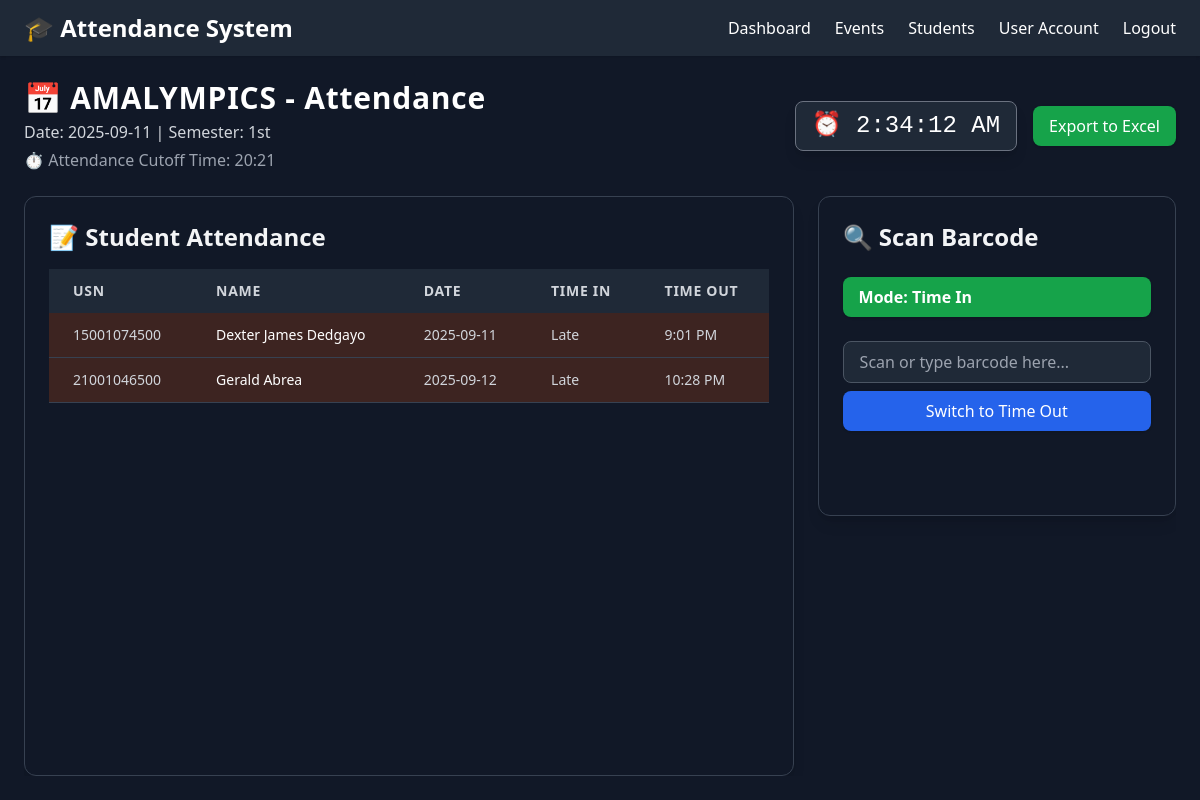
The app's page /attendance/14 (signed in), older data.
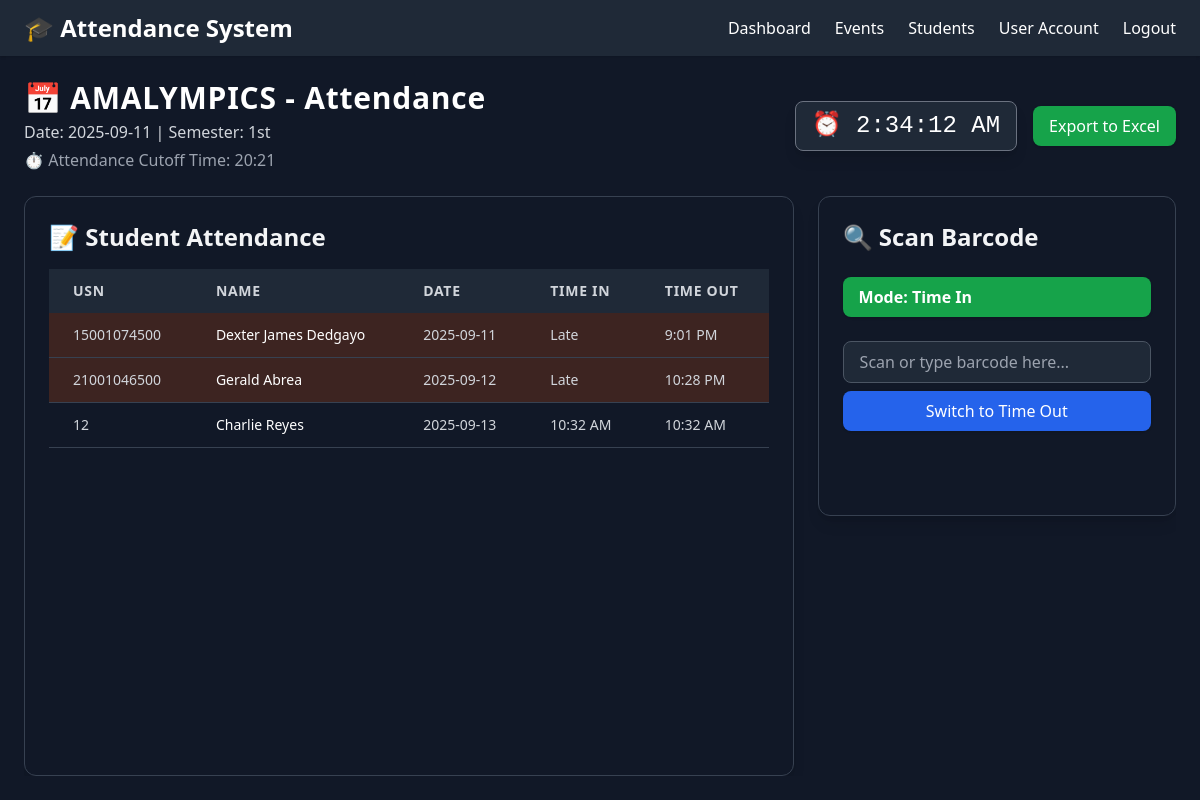
The same page, newer data.
### tables this page shows
CREATE TABLE events (
    id INTEGER PRIMARY KEY AUTOINCREMENT,
    event_name TEXT NOT NULL,
    event_date TEXT NOT NULL,
    semester TEXT NOT NULL
, cutoff_time TEXT);

CREATE TABLE event_attendance (
    id INTEGER PRIMARY KEY AUTOINCREMENT,
    event_id INTEGER NOT NULL,
    usn TEXT NOT NULL,
    date TEXT NOT NULL,
    time_in TEXT,
    time_out TEXT,
    FOREIGN KEY (event_id) REFERENCES events (id) ON DELETE CASCADE,
    FOREIGN KEY (usn) REFERENCES student_info (usn) ON DELETE CASCADE
);

CREATE TABLE student_info (
    usn TEXT PRIMARY KEY,          -- Use TEXT to safely store long IDs like 22000745800
    name TEXT NOT NULL,
    course TEXT NOT NULL,
    contact TEXT
);

### app/routes/events.py (the view)
@bp.route("/attendance/<int:event_id>")
@login_required
def view_attendance(event_id):
    conn = get_db_connection()
    cur = conn.cursor()
    cur.execute("SELECT * FROM events WHERE id=?", (event_id,))
    event = cur.fetchone()
    if not event:
        conn.close()
        flash("Event not found.", "error")
        return redirect(url_for("event.event"))
    event = dict(event)
    cur.execute("""
        SELECT ea.*, si.name
        FROM event_attendance ea
        LEFT JOIN student_info si ON ea.usn = si.usn
        WHERE ea.event_id=?
        ORDER BY ea.date ASC
    """, (event_id,))
    attendance = [dict(row) for row in cur.fetchall()]
    conn.close()
    return render_template(
        "event_attendance.html",
        event=event,
        attendance=attendance,
        event_id=event['id'],
        user_name=session.get("username", "Officer")
    )

### app/routes/events.py (called while the page is built)
def get_db_connection():
    conn = sqlite3.connect(DB_PATH)
    conn.row_factory = sqlite3.Row
    return conn

def login_required(func):
    from functools import wraps
    @wraps(func)
    def wrapper(*args, **kwargs):
        if "user_id" not in session:
            flash("⚠️ Please login first.", "warning")
            return redirect(url_for("auth.login"))
        return func(*args, **kwargs)
    return wrapper

### app/templates/event_attendance.html (shortened to what this page needs)
{% extends "base.html" %}
{% block content %}
<div class="p-6 flex flex-col gap-6 h-screen">
  <div class="flex flex-col md:flex-row md:justify-between md:items-center gap-4">
    <div>
      <h2 class="text-3xl font-bold text-white tracking-wide">📅 {{ event.event_name }} - Attendance</h2>
      <p class="text-gray-300 mt-1">Date: {{ event.event_date }} | Semester: {{ event.semester }}</p>
      {% if event.cutoff_time %}
      <p class="text-gray-400 mt-1">⏱ Attendance Cutoff Time: {{ event.cutoff_time }}</p>
      {% endif %}
    </div>
    <div class="flex gap-4 items-center">
      <div id="liveClockContainer"
           class="text-white font-mono text-2xl px-4 py-2 rounded-lg border border-gray-500 bg-gray-800 shadow-lg">
        ⏰ <span id="liveClock">--:--:--</span>
      </div>
     <a href="{{ url_for('event.export_excel', event_id=event.id) }}"
   class="bg-green-600 hover:bg-green-700 text-white px-4 py-2 rounded-lg shadow">
   Export to Excel
</a>
    </div>
  </div>
  <div class="flex flex-col lg:flex-row gap-6 flex-1 overflow-hidden">
    <div class="lg:flex-[0.7] bg-gray-900 border border-gray-700 rounded-xl shadow-lg p-6 flex flex-col overflow-hidden">
      <h3 class="text-2xl font-semibold text-gray-100 mb-4">📝 Student Attendance</h3>
      <div class="flex-1 overflow-y-auto max-h-[75vh]">
        <table class="min-w-full border-collapse text-sm">
          <thead class="bg-gray-800 text-gray-300 uppercase tracking-wider sticky top-0 z-10">
            <tr>
              <th class="px-6 py-3 text-left">USN</th>
              <th class="px-6 py-3 text-left">Name</th>
              <th class="px-6 py-3 text-left">Date</th>
              <th class="px-6 py-3 text-left">Time In</th>
              <th class="px-6 py-3 text-left">Time Out</th>
            </tr>
          </thead>
          <tbody id="attendanceTableBody">
            {% if attendance %}
            {% for record in attendance %}
            <tr class="border-b border-gray-700 hover:bg-gray-800 transition {% if record.time_in == 'Late' %}bg-orange-600 bg-opacity-20{% endif %}" data-usn="{{ record.usn }}">
              <td class="px-6 py-3 text-gray-300">{{ record.usn }}</td>
              <td class="px-6 py-3 text-white">{{ record.name }}</td>
              <td class="px-6 py-3 text-gray-300">{{ record.date }}</td>
              <td class="px-6 py-3 text-gray-300">{{ record.time_in or "-" }}</td>
              <td class="px-6 py-3 text-gray-300">{{ record.time_out or "-" }}</td>
            </tr>
            {% endfor %}
            {% else %}
            <tr>
              <td colspan="5" class="text-center text-gray-400 py-4">No attendance records yet.</td>
            </tr>
            {% endif %}
          </tbody>
        </table>
      </div>
    </div>
    <div class="lg:flex-[0.3] bg-gray-900 border border-gray-700 rounded-xl shadow-lg p-6 flex flex-col gap-4 max-h-[40vh]">
      <h3 class="text-2xl font-semibold text-gray-100 mb-2">🔍 Scan Barcode</h3>
      <span id="modeIndicator"
            class="px-4 py-2 rounded-lg text-white font-bold bg-green-600 shadow mb-2">
        Mode: Time In
      </span>
      <form id="attendanceForm" class="flex flex-col gap-2">
        <input type="text" id="barcodeInput" name="barcode"
               placeholder="Scan or type barcode here..."
               class="flex-1 px-4 py-2 rounded-lg bg-gray-800 text-white border border-gray-600 focus:outline-none focus:ring-2 focus:ring-blue-500"
               autofocus required>
        <button type="button" id="toggleModeBtn"
                class="bg-blue-600 hover:bg-blue-700 text-white px-4 py-2 rounded-lg shadow">
          Switch to Time Out
        </button>
      </form>
    </div>
  </div>
</div>
{% endblock %}

### app/templates/base.html (shortened to what this page needs)
<!DOCTYPE html>
<html lang="en">
<head>
  <script src="https://cdn.tailwindcss.com"></script>
</head>
<body class="bg-gray-900 text-white font-sans h-screen flex flex-col overflow-hidden">
  <nav class="bg-gray-800 px-6 py-3 flex justify-between items-center shadow">
    <h1 class="text-2xl font-bold">🎓 Attendance System</h1>
    <div class="flex items-center space-x-6">
      <a href="{{ url_for('dashboard.dashboard') }}" class="hover:text-green-400">Dashboard</a>
      <a href="{{ url_for('event.event') }}" class="hover:text-green-400">Events</a>
      {% if session.get('user_type') != 'officer' %}
        <a href="{{ url_for('stud_profiling.stud_list') }}" class="hover:text-green-400">Students</a>
        <a href="{{ url_for('auth.create_account') }}" class="hover:text-green-400">User Account</a>
      {% else %}
        <span class="text-gray-500 cursor-not-allowed">Students</span>
        <span class="text-gray-500 cursor-not-allowed">User Account</span>
      {% endif %}
      {% if session.get('user_id') %}
        <a href="{{ url_for('auth.logout') }}" class="hover:text-red-400">Logout</a>
      {% endif %}
    </div>
  </nav>
  <main class="flex-1 flex flex-col overflow-hidden">
    {% block content %}{% endblock %}
  </main>
</body>
</html>

Row changes from the older to the newer data that the page shows:
added event_attendance: usn "12", name "Charlie Reyes", date "2025-09-13", time_in "10:32 AM", time_out "10:32 AM"
